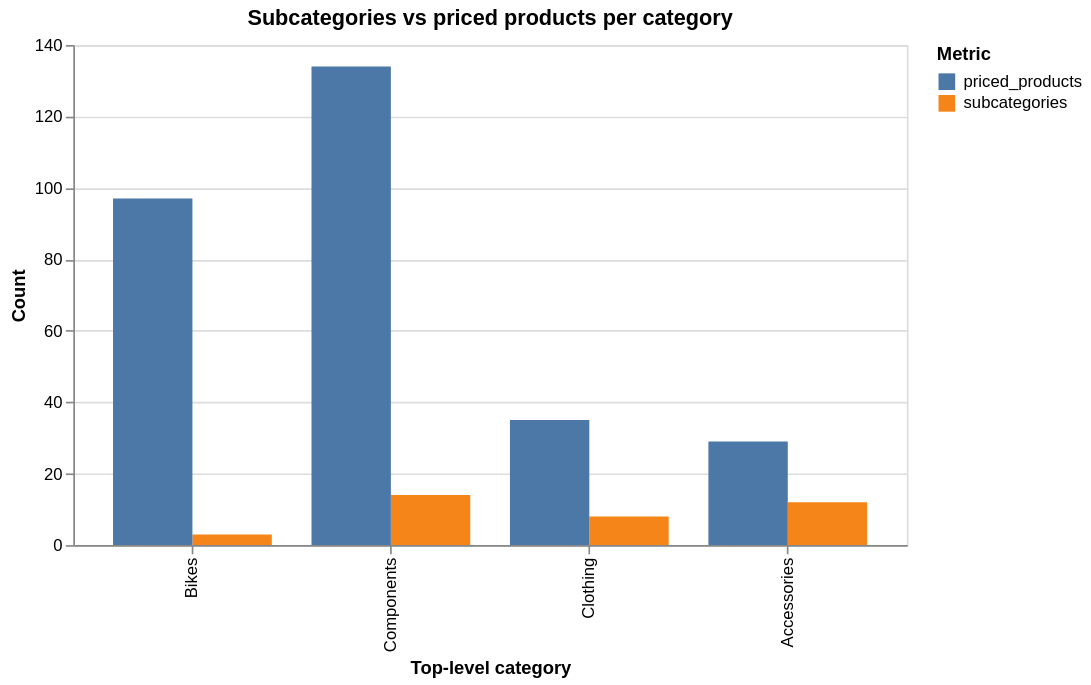

The notebook cell saved with this chart:
### Code cell
coverage = pd.DataFrame({
    'category': ['Bikes', 'Components', 'Clothing', 'Accessories'],
    'subcategories': [3, 14, 8, 12],
    'priced_products': [97, 134, 35, 29]
})
coverage_long = coverage.melt(id_vars='category', var_name='metric', value_name='count')

chart = alt.Chart(coverage_long).mark_bar().encode(
    x=alt.X('category:N', title='Top-level category', sort=['Bikes','Components','Clothing','Accessories']),
    y=alt.Y('count:Q', title='Count'),
    color=alt.Color('metric:N', title='Metric',
                    scale=alt.Scale(range=['#4C78A8', '#F58518'])),
    xOffset='metric:N',
    tooltip=['category', 'metric', 'count']
).properties(
    title='Subcategories vs priced products per category',
    width=500, height=300
)
chart.display()

### Figure 1 — Vega-Lite specification as saved in the notebook (floating-point values rounded to 4 significant figures)
{"config": {"view": {"continuousWidth": 300, "continuousHeight": 300}}, "data": {"name": "data-08da765fc7672e11fc660d246fc38d4b"}, "mark": {"type": "bar"}, "encoding": {"color": {"field": "metric", "scale": {"range": ["#4C78A8", "#F58518"]}, "title": "Metric", "type": "nominal"}, "tooltip": [{"field": "category", "type": "nominal"}, {"field": "metric", "type": "nominal"}, {"field": "count", "type": "quantitative"}], "x": {"field": "category", "sort": ["Bikes", "Components", "Clothing", "Accessories"], "title": "Top-level category", "type": "nominal"}, "xOffset": {"field": "metric", "type": "nominal"}, "y": {"field": "count", "title": "Count", "type": "quantitative"}}, "height": 300, "title": "Subcategories vs priced products per category", "width": 500, "$schema": "https://vega.github.io/schema/vega-lite/v5.20.1.json", "datasets": {"data-08da765fc7672e11fc660d246fc38d4b": [{"category": "Bikes", "metric": "subcategories", "count": 3}, {"category": "Components", "metric": "subcategories", "count": 14}, {"category": "Clothing", "metric": "subcategories", "count": 8}, {"category": "Accessories", "metric": "subcategories", "count": 12}, {"category": "Bikes", "metric": "priced_products", "count": 97}, {"category": "Components", "metric": "priced_products", "count": 134}, {"category": "Clothing", "metric": "priced_products", "count": 35}, {"category": "Accessories", "metric": "priced_products", "count": 29}]}}
